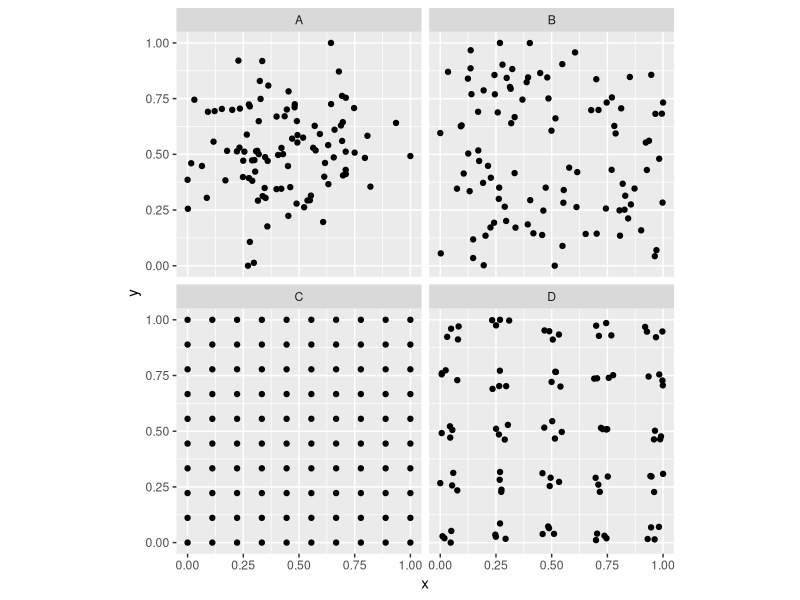
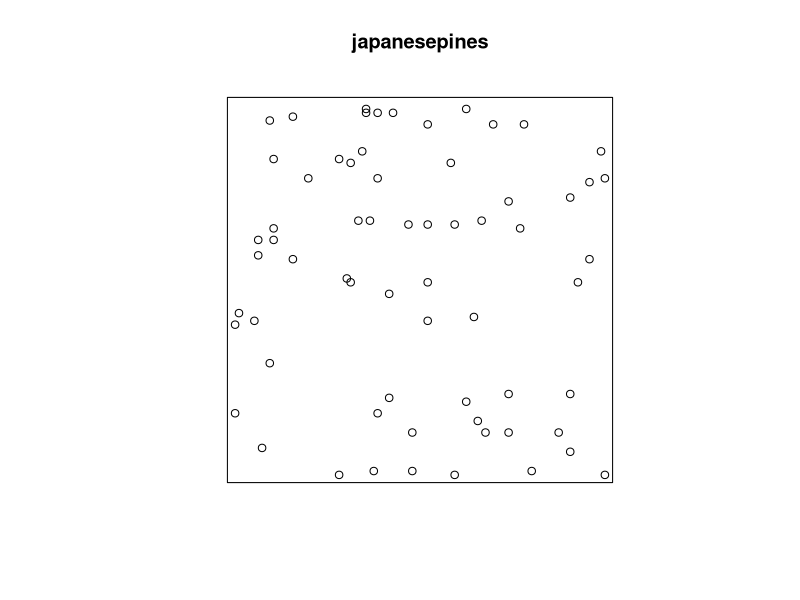
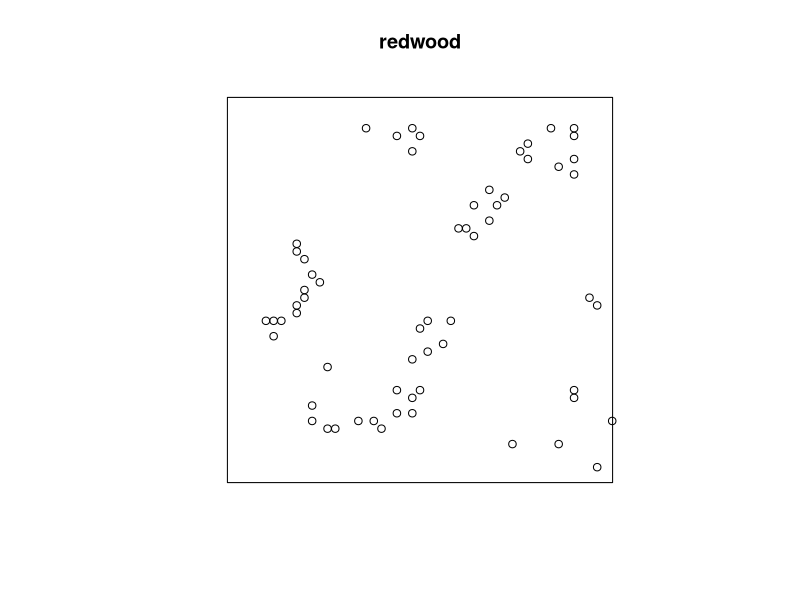
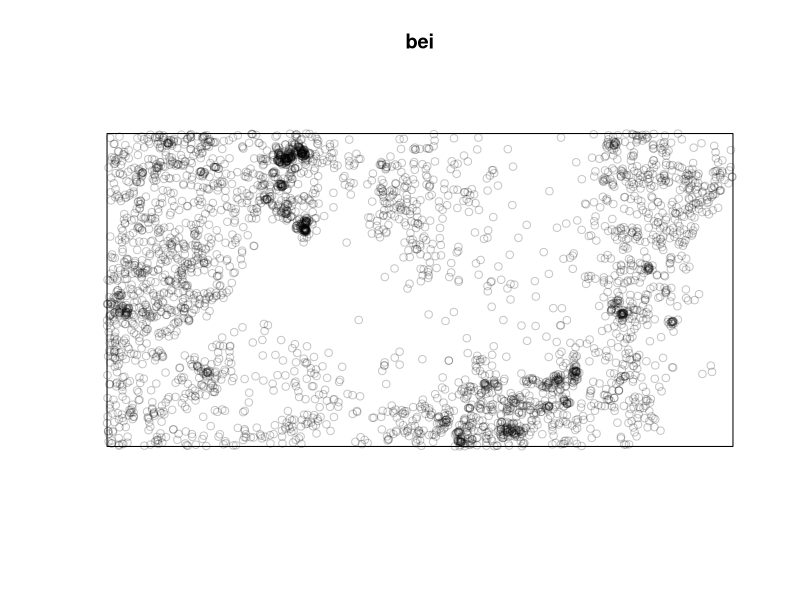
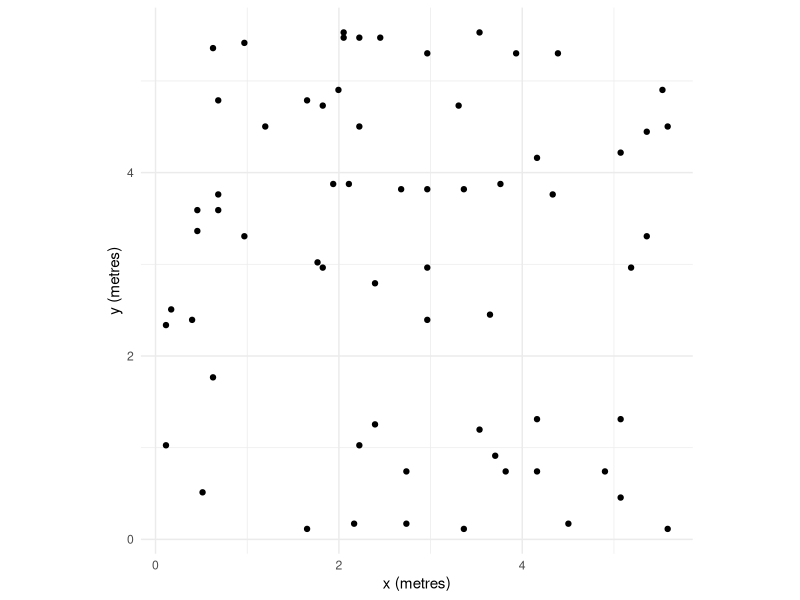
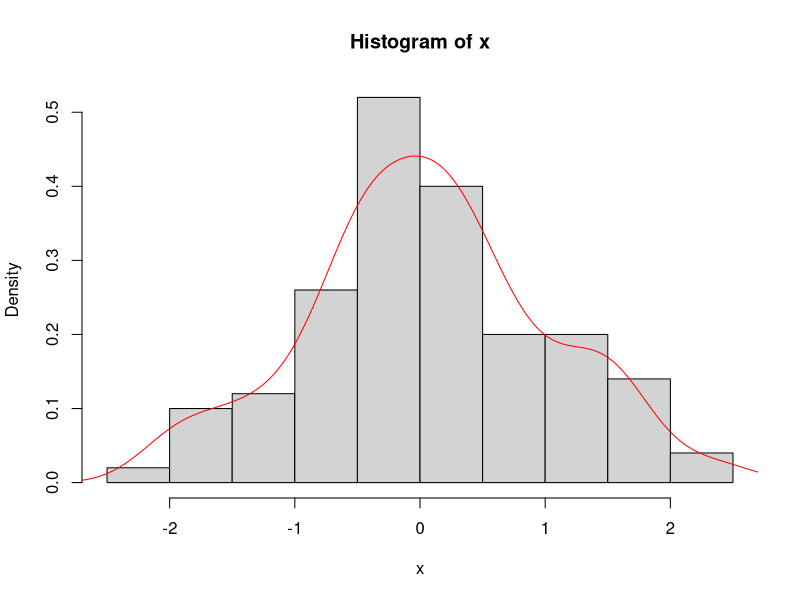
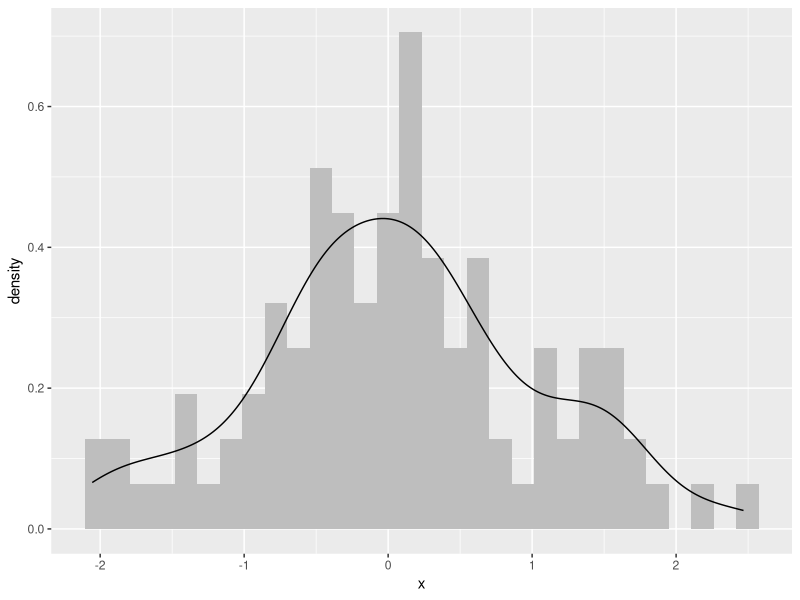
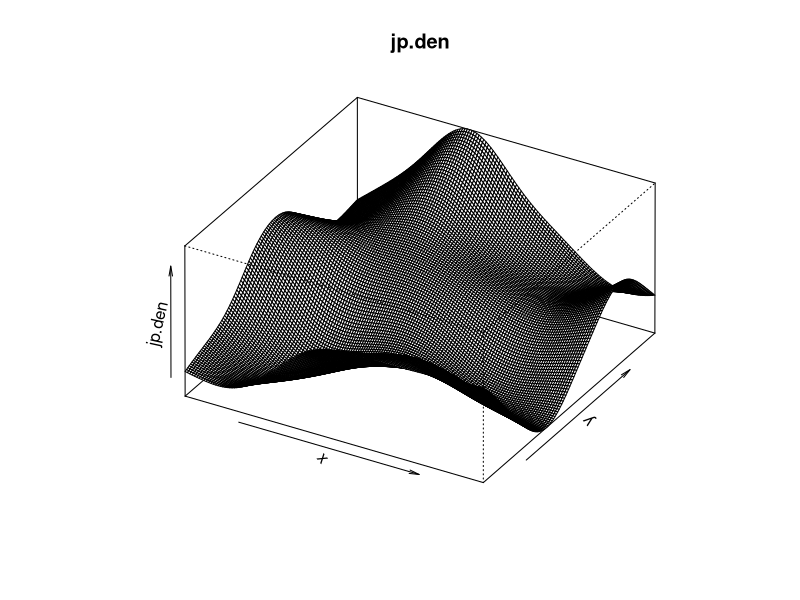

Generate these figures, in order, with R:
## ----echo=FALSE, include=FALSE------------------------------------------------
set.seed(1984)


## ----message=FALSE------------------------------------------------------------
library(tidyverse)
library(spatstat)


## -----------------------------------------------------------------------------
n <- 100
patternA <- data.frame(x=rnorm(n),y=rnorm(n),id="A")
patternB <- data.frame(x=runif(n),y=runif(n),id="B")
patternC <- data.frame(expand.grid(x = seq(0, 1, length.out = sqrt(n)),
                                   y = seq(0, 1, length.out = sqrt(n))),
                       id="C")

patternD <- data.frame(expand.grid(x = rep(seq(0, 1, length.out = n/20),2),
                                   y = rep(seq(0, 1, length.out = n/20),2)),
                       id="D")
patternD$x <- jitter(patternD$x)
patternD$y <- jitter(patternD$y)

simDat <- bind_rows(patternA,patternB,patternC,patternD)

simDat <- simDat %>% group_by(id) %>% 
  mutate(x = scales::rescale(x), 
         y=scales::rescale(y))

ggplot(simDat,aes(x=x,y=y)) + 
  geom_point() + coord_fixed() + 
  facet_wrap(~id)


## -----------------------------------------------------------------------------
data(japanesepines)
data(redwood)
data(bei)

summary(japanesepines)
summary(redwood)
summary(bei)

plot(japanesepines)
plot(redwood)
plot(bei)


## -----------------------------------------------------------------------------
tibble(x=japanesepines$x * japanesepines$window$units$multiplier, 
           y=japanesepines$y * japanesepines$window$units$multiplier) %>%
  ggplot(mapping = aes(x=x,y=y)) +
  geom_point() +
  labs(x=paste("x (",
               japanesepines$window$units$plural,
               ")",sep=""),
       y=paste("y (",
               japanesepines$window$units$plural,
               ")",sep="")) +
  coord_fixed() + theme_minimal()


## -----------------------------------------------------------------------------
x <- rnorm(n)
hist(x,freq=FALSE)
lines(density(x),col="red")


## -----------------------------------------------------------------------------
ggplot() + 
  geom_histogram(mapping = aes(x=x,after_stat(density)),fill="grey") + 
  geom_density(mapping = aes(x=x))


## -----------------------------------------------------------------------------
jp.den <- density(japanesepines)
summary(jp.den)


## -----------------------------------------------------------------------------
persp(jp.den,theta = 30, phi = 30)


## -----------------------------------------------------------------------------
plot(jp.den)
contour(jp.den,add=TRUE)
points(japanesepines,pch=20)


## -----------------------------------------------------------------------------
plot(density(redwood)) # points(redwood,pch=20)
plot(density(bei)) # points(bei,pch=20)


## -----------------------------------------------------------------------------
n <- 100
japanesepinesK <- envelope(japanesepines, fun = Kest, nsim = n, verbose=FALSE)
beiK <- envelope(bei, fun = Kest, nsim = n, verbose=FALSE)
redwoodK <- envelope(redwood, fun = Kest, nsim = n, verbose=FALSE)


## -----------------------------------------------------------------------------
plot(japanesepinesK)


## -----------------------------------------------------------------------------
plot(redwoodK)


## -----------------------------------------------------------------------------
plot(beiK)


## -----------------------------------------------------------------------------
plot(envelope(redwood, fun = Kest, nsim = 100,
              verbose=FALSE, rmax=0.5),main="")


## -----------------------------------------------------------------------------
japanesepinesK2 <- Kest(japanesepines, verbose=FALSE, 
                       correction=c("none","isotropic","border"))
plot(japanesepinesK2)


## -----------------------------------------------------------------------------
redwoodL <- envelope(redwood, fun = Lest, nsim = n, verbose=FALSE)
plot(redwoodL)


## -----------------------------------------------------------------------------
ggplot(redwoodK, mapping = aes(x=r, ymin = lo-pi*r^2, ymax=hi-pi*r^2)) +
  geom_ribbon(fill="grey",alpha=0.5) + 
  geom_line(mapping = aes(y=theo-pi*r^2),col="red", linetype="dashed") +
  geom_line(mapping = aes(y=obs-pi*r^2)) +
  labs(y=expression(K(r) - pi~r^2), x = "r") +
  ylim(-0.05,0.05) +
  theme_minimal()


## -----------------------------------------------------------------------------
data(longleaf)
summary(longleaf)
plot(longleaf)


## -----------------------------------------------------------------------------
hist(longleaf$marks)


## -----------------------------------------------------------------------------
bigTrees <- subset(longleaf, marks > 50)
plot(envelope(bigTrees, fun = Lest, nsim = n, verbose=FALSE),
     main = "Big Trees")


## -----------------------------------------------------------------------------
longleaf2 <- cut(longleaf, breaks=c(0,30,Inf), 
                 labels=c("Sapling","Adult"))
summary(longleaf2)
plot(longleaf2)


## -----------------------------------------------------------------------------
adults <- subset(longleaf2, marks == "Adult",drop=TRUE)
plot(envelope(adults, fun = Lest, verbose=FALSE), main="Adult")

saplings <- subset(longleaf2, marks == "Sapling",drop=TRUE)
plot(envelope(saplings, fun = Lest, verbose=FALSE), main="Sapling")


## -----------------------------------------------------------------------------
adults.den <- density(adults)
plot(adults.den)
points(saplings, pch=20)


## -----------------------------------------------------------------------------
longleaf2L <- envelope(longleaf2, "Lcross", 
                       i ="Sapling",j = "Adult",
                       verbose=FALSE)
plot(longleaf2L)


## ----eval=FALSE---------------------------------------------------------------
# foo <- clickppp(n = 50) # 50 points
# # KDE
# plot(density(foo))
# points(foo,pch=20)
# # L
# env <- envelope(foo, Lest, nsim = 100)
# plot(env)


## ----eval=FALSE---------------------------------------------------------------
# demo(data)


## ----eval=F-------------------------------------------------------------------
# patternD <- simDat %>% filter(id=="D")
# patternD <- ppp(x = patternD$x, y=patternD$y,
#                 xrange=c(0,1), yrange=c(0,1),
#                 unitname="km")
# summary(patternD)
# plot(patternD)


## -----------------------------------------------------------------------------
data(sporophores)
summary(sporophores)
plot(sporophores, chars=c(16,1,2), cex=0.6, leg.args=list(cex=1.1))
points(0,0,pch=16, cex=2)
text(15,8,"Tree", cex=0.75)


## -----------------------------------------------------------------------------
# using subset
heb_pub <- subset(sporophores,
                  marks %in% c("L pubescens","Hebloma spp"), drop=TRUE)
cross_heb_pub <- envelope(heb_pub, "Lcross", verbose=FALSE)
# or directly in envelope (note i and j arguments)
cross_heb_pub <- envelope(sporophores, "Lcross", i="L pubescens", j = "Hebloma spp", verbose=FALSE)
